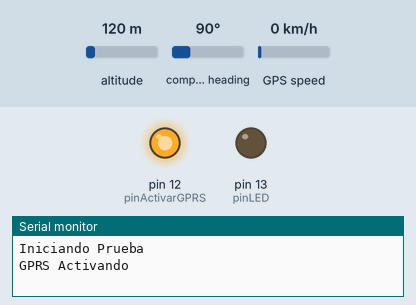
Bench run of a sketch on a simulated Arduino Uno, built with avr-gcc and run on an emulated ATmega328P. Parts: output pins drawn as LEDs (lit = HIGH), the last lines printed to the serial monitor. The inputs (shaded band) are chosen by the test bench; at power-on: altitude 120 m, compass heading 90°, GPS speed 0 km/h. The GPS gets a fix after 3 s at 37.7749, -122.4194 with 8 satellites.

Above: at 0.1 s.
At 14.2 s:
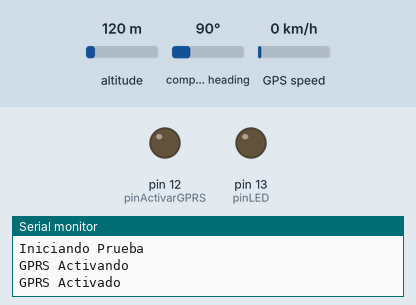
14.3 s: altitude set to 20 m
Timing chart, 0 to 17.3 s (numbered marks = the images above; inputs shaded):
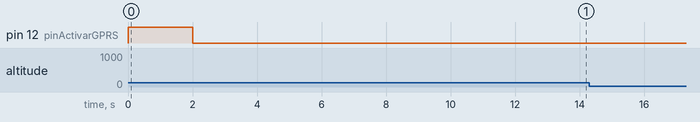

The sketch:

RastreadorV1.ino
```cpp
#include <SoftwareSerial.h>
#include <TinyGPS.h>

TinyGPS gps, gps2; //Fecha y Hora
SoftwareSerial ss(4, 3); //Arduino:4(rx) y 3(tx). GPS:cable azul Tx cable verde Rx
float flat, flon; //Latitud y Longitud
int pinLED = 13;
int pinActivarGPRS = 12;  // pin para activar el módulo GPRS
int area_segura= 10; // radio area segura
int tolerancia =0; //metros despues del area segura
int metros_fuera; //metros fuera del rango
int hora_SMS, minuto_SMS, dia_SMS, mes_SMS, anio_SMS; //declaraciones de tiempo

//no es necesario...
static void smartdelay(unsigned long ms);
static void print_flat(float val, float invalid, int len, int prec);
static void print_flong(float val, float invalid, int len, int prec);
static void print_int(unsigned long val, unsigned long invalid, int len);
static void print_distancia(unsigned long val, unsigned long invalid, int len);
static void print_date(TinyGPS &gps);
static void print_date2(TinyGPS &gps2);
static void print_str(const char *str, int len);

void setup()
{
  Serial.begin(19200); //Monitor Serial (velocidad GPRS)
  Serial.println();
  Serial.println("Iniciando Prueba");
  Serial.println();
  ss.begin(9600); //Velocidad GPS

  Serial.println("GPRS Activando");
  pinMode(pinLED, OUTPUT);
  pinMode(pinActivarGPRS, OUTPUT);
  digitalWrite(pinActivarGPRS, HIGH);
  delay(2000);
  digitalWrite(pinActivarGPRS, LOW);
  delay(10000);
  Serial.println("GPRS Activado");
  delay(1000);

}

void loop()
{
  //delay(10000);
  smartdelay(5000);
  //Volvemos a inicializar los datos para que aparescan
  float flat, flon; //latitud y longitud
  unsigned long age, date, time, chars = 0;
  unsigned short sentences = 0, failed = 0;
  static const double RANGO_LAT = -33.036636, RANGO_LON = -71.485702; //Rango predeterminado (Universidad Tecnica Federico Santa Maria JMC)

  //Datos en el monitor Serial
  Serial.print("Satelites:");
  print_int(gps.satellites(), TinyGPS::GPS_INVALID_SATELLITES, 5);
  gps.f_get_position(&flat, &flon, &age); //datos para que aparescan latitud y longitud
  Serial.print(" Latitud:");
  print_flat(flat,TinyGPS::GPS_INVALID_F_ANGLE, 10, 6); //Latitud
  Serial.print(" Longitud:");
  print_flon(flon,TinyGPS::GPS_INVALID_F_ANGLE, 11, 6); //Longitud
  Serial.print(" Fecha:");
  print_date(gps); //Fecha
  Serial.print(" Hora:");
  print_date2(gps2); //Hora
  Serial.print(" Distancia de la zona:");
  print_distancia(flat == TinyGPS::GPS_INVALID_F_ANGLE ? 0xFFFFFFFF : (unsigned long)TinyGPS::distance_between(flat, flon, RANGO_LAT, RANGO_LON), 0xFFFFFFFF, 9); //Distancia

  Serial.println();
}

static void smartdelay(unsigned long ms)
{
  unsigned long start = millis();
  do
  {
    while (ss.available())
      gps.encode(ss.read());
  } while (millis() - start < ms);
}

static void print_flat(float val, float invalid, int len, int prec) //Latitud
{
  if (val == invalid)// si no encuentra las coordenadas empieza a tirar *
  {
    while (len-- > 1)
      Serial.print('*');
    Serial.print(' ');
  }
  else //tira las coordenadas en este caso latitud
  {
    Serial.print(val, prec);
    int vi = abs((int)val);
    int flen = prec + (val < 0.0 ? 2 : 1); // . and -
    flen += vi >= 1000 ? 4 : vi >= 100 ? 3 : vi >= 10 ? 2 : 1;
    for (int i=flen; i<len; ++i)
      Serial.print(' ');
  }
  smartdelay(0);
}


static void print_flon(float val, float invalid, int len, int prec) //Longitud
{
  if (val == invalid) //si no encuentra coordenadas muestra *
  {
    while (len-- > 1)
      Serial.print('*');
    Serial.print(' ');
  }
  else // tira las coordenadas de longitud
  {
    Serial.print(val, prec);

    int vi = abs((int)val);
    int flen = prec + (val < 0.0 ? 2 : 1); // . and -
    flen += vi >= 1000 ? 4 : vi >= 100 ? 3 : vi >= 10 ? 2 : 1;
  //  for (int i=flen; i<len; ++i)
    //  Serial.print(' ');
  }
  smartdelay(0);
}

static void print_int(unsigned long val, unsigned long invalid, int len)
{
  char ab[32];
  if (val == invalid)
    strcpy(ab, "*******");
  else
    sprintf(ab, "%ld", val);
  ab[len] = 0;
  for (int i=strlen(ab); i<len; ++i)
    ab[i] = ' ';
  if (len > 0)
    ab[len-1] = ' ';
  Serial.print(ab);
  smartdelay(0);
}

static void print_distancia(unsigned long val, unsigned long invalid, int len) //Decaramos val que sera el valor de distancia
{
  char sz[32];
  if (val == invalid)
    strcpy(sz, "*******");

  else
    sprintf(sz, "   %ld", val);
  Serial.print(sz);

  if (val == invalid) //al no encontrar coodenadas dira el siguiente texto
  Serial.print(" GPS no encuentra coordenadas ");

  else if (val > area_segura + tolerancia && val != invalid) //si el area segura mas la tolerancia es mayor que val tirara Fuera de rango
  {
  metros_fuera = val - area_segura; //Datos SMS
  Serial.println("   Fuera de rango ");
  loopGPRS(); //llama a loopGPRS para enviar el mensaje
  }

  else //si la tolerancia mas el area segura es menor que val tirara Dentro del rango
  Serial.print("   Dentro del rango ");
  smartdelay(0);
}

static void print_date(TinyGPS &gps) //Fecha (monitor Serial y SMS)
{
  //se inicializan los datos
  int year;
  byte month, day, hour, minute, second, hundredths;
  unsigned long age;
  gps.crack_datetime(&year, &month, &day, &hour, &minute, &second, &hundredths, &age);
  if (age == TinyGPS::GPS_INVALID_AGE)
    Serial.print("********** ");
  else
  {
    char sz[32]; //mes, dia , año
    sprintf(sz, " %02d/%02d/%02d ",
        month, day, year);
    Serial.print(sz);
  }
}

static void print_date2(TinyGPS &gps2) //Horario (monitor Serial y SMS)
{
  //inicializan los datos
  int year;
  byte month, day, hour, minute, second, hundredths;
  unsigned long age;
  gps.crack_datetime(&year, &month, &day, &hour, &minute, &second, &hundredths, &age);
  if (age == TinyGPS::GPS_INVALID_AGE)
    Serial.print("******** ");
  else
  {
    char ch[32]; //hora, minuto , segundo
    sprintf(ch, " %02d:%02d:%02d ",
        hour-3, minute, second);
        Serial.print(ch);
  }
}

void loopGPRS() //Proceso del GPRS SMS
{
  //Latitud y Longitud se inicializan para que se visualicen en el mensaje
  float flat, flon;
  unsigned long age, date, time, chars = 0;
  unsigned short sentences = 0, failed = 0;
  gps.f_get_position(&flat, &flon, &age);

  Serial.println("Empezando el envio del mensaje");
  delay(5000);

  Serial.println("AT");//Activa modo comando
  delay(1500);
  Serial.println("ATE0");
  delay(1500);
  Serial.println("AT+CMGF=1"); //activamos el modo SMS*/
  delay(1500);
  Serial.print("AT+CMGS="); // comando AT para enviar SMS
  Serial.write(34);   // enviar caracter "
  Serial.print("945045128"); // numero de movil receptor del SMS
  Serial.write(34);  //  enviar caracter "
  Serial.println();
  delay(2000);

  //Texto del SMS
  Serial.print("Su animal salio de la zona segura el ");
  print_date(gps);
  Serial.print(" a las ");
  print_date2(gps2);
  Serial.print(" ubicacion actual: ");
  Serial.print("Latitud ");
  print_flat(flat,TinyGPS::GPS_INVALID_F_ANGLE, 10, 6); //Latitud
  Serial.print(" con Longitud ");
  print_flon(flon,TinyGPS::GPS_INVALID_F_ANGLE, 11, 6); //Longitud
  Serial.print(" a ");
  Serial.print(metros_fuera);
  Serial.print(" metros de la zona segura. ");

  // Enlace mapa google
  Serial.print("https://www.google.cl/maps/place/");
  print_flat(flat,TinyGPS::GPS_INVALID_F_ANGLE, 10, 6); //Latitud
  Serial.print(",");
  print_flon(flon,TinyGPS::GPS_INVALID_F_ANGLE, 11, 6); //Longitud
  delay(5000);
  Serial.write(0x1A); // final del SMS, comando 1A (hex)
  Serial.println();
  delay(20000);
  Serial.println("Mensaje enviado");
  delay(5000);
  //Desactivamos el GPRS
//  pinMode(pinLED, OUTPUT);
//  pinMode(pinActivarGPRS, OUTPUT);
//  digitalWrite(pinActivarGPRS, HIGH);
//  delay(2000);
//  digitalWrite(pinActivarGPRS, LOW);
//  Serial.println("GPRS desactivado");
  delay(60000);
}
```
